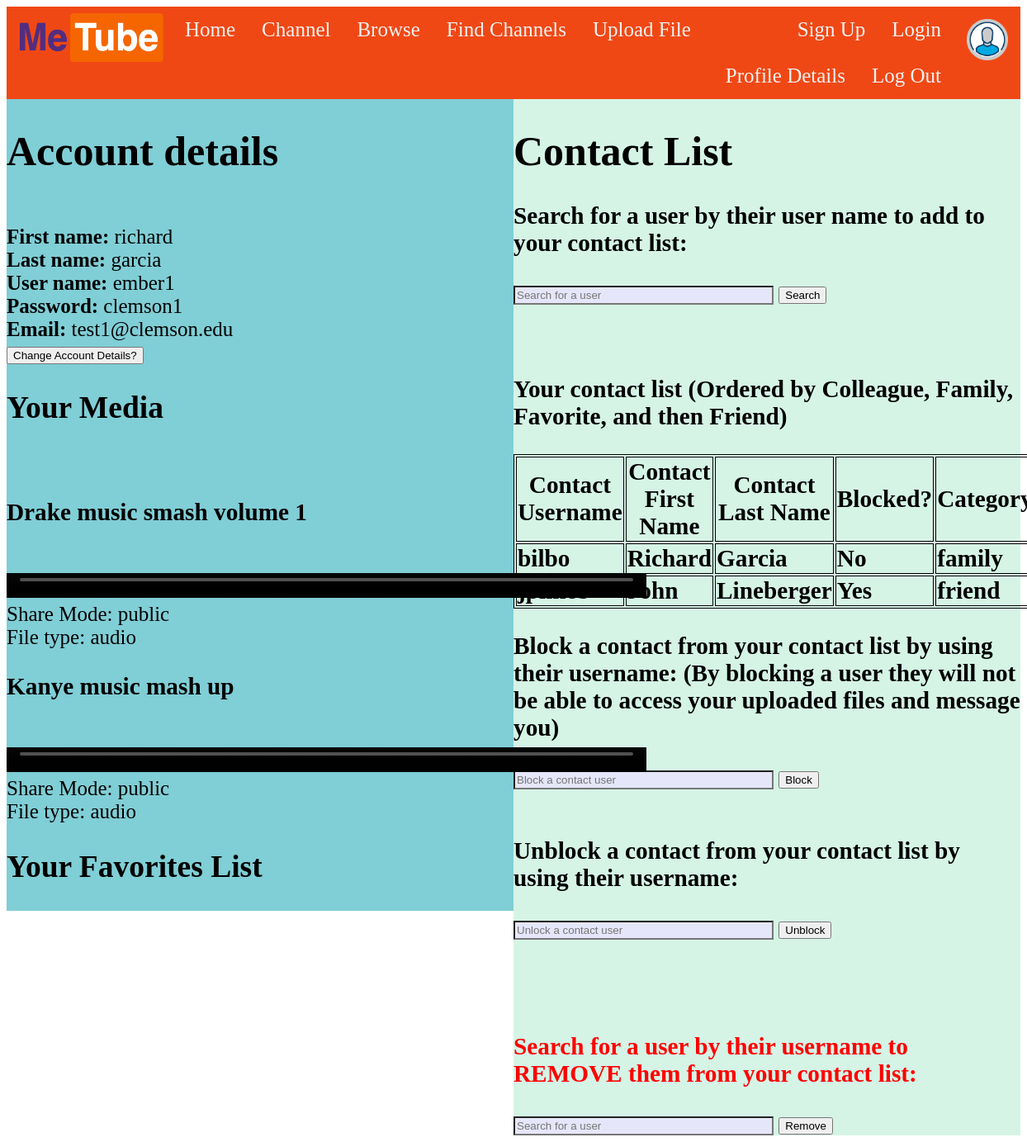
/project_template_page/MeTube_AccDets.php (signed in), run on the app's committed database.
### tables this page shows
CREATE TABLE IF NOT EXISTS `Users` (
  `user_id` varchar(255) NOT NULL,
  `last_name` varchar(255) NOT NULL,
  `first_name` varchar(255) NOT NULL,
  `user_password` varchar(255) NOT NULL,
  `email` varchar(255) NOT NULL,
  `id` int(11) NOT NULL AUTO_INCREMENT,
  PRIMARY KEY (`id`)
);

CREATE TABLE IF NOT EXISTS `Multimedia_Files` (
  `file_title` varchar(255) NOT NULL,
  `file_type` varchar(255) NOT NULL,
  `keywords` varchar(255) NOT NULL,
  `category` varchar(255) NOT NULL,
  `description` text NOT NULL,
  `sharing_mode` varchar(255) NOT NULL,
  `file_path` varchar(200) DEFAULT NULL,
  `size` float NOT NULL,
  `file_owner` varchar(255) NOT NULL,
  `id` int(11) NOT NULL AUTO_INCREMENT,
  `view_count` int(11) NOT NULL,
  `upload_date` timestamp NOT NULL DEFAULT CURRENT_TIMESTAMP,
  PRIMARY KEY (`id`)
);

CREATE TABLE IF NOT EXISTS `Contact_List` (
  `user_id` int(11) NOT NULL,
  `contact_id` int(11) NOT NULL,
  `contact_user_id` varchar(255) NOT NULL,
  `contact_firstname` varchar(255) NOT NULL,
  `contact_lastname` varchar(255) NOT NULL,
  `block_status` varchar(255) NOT NULL DEFAULT 'No',
  `contact_category` varchar(255) NOT NULL
);

### project_template_page/MeTube_AccDets.php (the view, shortened to what this page needs)
<!DOCTYPE html>
<html lang="en">
<head>
    <link rel="stylesheet" href="template_style.css">
</head>
<body>
    <div class="topnav">
        <div class="left">
            <img src='logo-5.png'></a>
            <a href="index.php">Home</a>
            <a href="MeTube_Channel.php">Channel</a>
            <a href="MeTube_Browse.php">Browse</a>
            <a href="MeTube_Browse_Channels.php">Find Channels</a>
            <a href="MeTube_upload.php">Upload File</a>
        </div>
        <div class="right">
            <img src="loginIcon.png"></a>
            <a href="MeTube_Login.php">Login</a>
            <a href="MeTube_SignUp.php">Sign Up </a>
            <a href="../php_scripts/logout.php"> Log Out </a>
            <a href="MeTube_AccDets.php"> Profile Details </a>
        </div>
    </div>
    <div class="main">
        <div class= 'column', style ='background-color: #80ced6'>
            <h1>Account details</h1>
            <?php
                $logged_in_user = $_SESSION['username'];
                require "../php_scripts/db_connect.php";
                $results = mysqli_query($conn, "SELECT * FROM Users where user_id='$logged_in_user'");
                while($row = mysqli_fetch_array($results)){
                    echo "<br> <b>First name:</b> " . $row['first_name'];
                    echo "<br> <b>Last name:</b> " . $row['last_name'];
                    echo "<br> <b>User name:</b> " . $row['user_id'];
                    echo "<br> <b>Password:</b> "  . $row['user_password'];
                    echo "<br> <b>Email:</b> " . $row['email'];
                }
            ?>
            <br>
            <button type="button" onclick="unhideEditFields()">
                Change Account Details?</button>
            <h2>Your Media</h2>
            <?php
            include "../php_scripts/acc_dets.php";
            include "../php_scripts/db_connect.php";
            $get_videos = "SELECT file_path, file_title, sharing_mode, file_type FROM Multimedia_Files WHERE file_owner='$logged_in_user'";
            $sql_results = mysqli_query($conn, $get_videos);
            $rows = mysqli_fetch_all($sql_results);
            foreach ($rows as &$file_info){
                echo "<br>";
                echo "<h3> $file_info[1] </h3>";
                echo "<br>";
                $extension_arr = explode(".", $file_info[0]);
                $extension = $extension_arr[count($extension_arr) - 1];
                displayMedia($extension, $file_info[0]);
                echo "<br> Share Mode: " . $file_info[2];
                echo "<br> File type: " . $file_info[3];
            }
            ?>
        <h2>Your Favorites List</h2>
        </div>
        <div class= 'column', style ="background-color:#d5f4e6">
            <h1>Contact List</h1>
            <h3> Search for a user by their user name to add to your contact list:</h3>
            <form method="post" action = 'MeTube_AccDets.php'>
                <input type="text" placeholder="Search for a user" name="searched_user" required/>
                <input type="submit" value="Search"/>
            </form> <br><br>
            <h3> Your contact list (Ordered by Colleague, Family, Favorite, and then Friend) <h3>
                <?php
                    include '../php_scripts/db_connect.php';
                    $query_check = $_SESSION['logged_in_id'];
                    $query = "SELECT contact_user_id, contact_firstname, contact_lastname, contact_category, block_status FROM Contact_List WHERE user_id='$query_check'
                    ORDER BY contact_category";
                    $result = $conn->query($query);
                    echo '<table>';
                    echo '<tr>
                                <th> Contact Username </th>
                                <th> Contact First Name </th>
                                <th> Contact Last Name </th>
                                <th> Blocked? </th>
                                <th> Category </th>
                            </tr>';
                    while ($row = $result->fetch_assoc())
                    {
                        $contact_username = $row['contact_user_id'];
                        $contact_firstname = $row['contact_firstname'];
                        $contact_lastname = $row['contact_lastname'];
                        $contact_category = $row['contact_category'];
                        $contact_block_status = $row['block_status'];
                        echo
                                    "<tr><td>".$contact_username."</td><td>" . $contact_firstname . "</td><td>" .
                                    $contact_lastname. "</td><td>" .$contact_block_status. "</td><td>".$contact_category. "</td></tr>";
                    }
                    echo "</table>";
                ?>
            <h3> Block a contact from your contact list by using their username: (By blocking a user they will not be able to
                 access your uploaded files and message you) </h3>
                 <form method="post" action = 'MeTube_AccDets.php'>
                    <input type="text" placeholder="Block a contact user" name="block_user" required/>
                    <input type="submit" value="Block"/>
                </form> <br>
            <h3> Unblock a contact from your contact list by using their username: </h3>
                 <form method="post" action = 'MeTube_AccDets.php'>
                    <input type="text" placeholder="Unlock a contact user" name="unblock_user" required/>
                    <input type="submit" value="Unblock"/>
                </form> <br>
            <br><br>
            <h3 style ="color: red"> Search for a user by their username to REMOVE them from your contact list:</h3>
                <form method="post" action = 'MeTube_AccDets.php'>
                    <input type="text" placeholder="Search for a user" name="remove_user" required/>
                    <input type="submit" value="Remove"/>
                </form>
        </div>
    </div>
</body>
</html>

### php_scripts/acc_dets.php (shortened to what this page needs)
<?php
function displayMedia($extension, $path) {
    $height = 480;
    $audio_height = 30;
    $width = 775;
    if (strcasecmp($extension, "mp4") == 0) {
        $type = "video";
    }
    elseif (strcasecmp($extension, "mov") == 0) {
        $type = "video";
    }
    elseif (strcasecmp($extension, "mp3") == 0) {
        $type = "audio";
    }
    elseif (strcasecmp($extension, "wav") == 0) {
        $type = "audio";
    }
    elseif (strcasecmp($extension, "m4a") == 0) {
        $type = "audio";
    }
    elseif (strcasecmp($extension, "jpg") == 0) {
        $type = "image";
    }
    elseif (strcasecmp($extension, "png") == 0) {
        $type = "image";
    }
    else {
        $type = "image";
    }
    if (strcasecmp($type, "video") == 0) {
        echo "<video controls height=\"".$height."\" width=\"".$width."\">";
        echo "\n<source src=\"".$path."\">";
        echo "\nSorry, your browser doesn't support embedded videos.";
        echo "\n</video>\n";
    }
    elseif (strcasecmp($type, "audio") == 0) {
        echo "<video controls height=\"".$audio_height."\" width=\"".$width."\">";
        echo "\n<source src=\"".$path."\">";
        echo "\n</video>\n";
    }
    else {
        echo "<img src=\"".$path."\" height=\"".$height."\" width=\"".$width."\">";
    }
}
?>

### project_template_page/template_style.css (style rules this page uses)
.topnav { background-color: rgb(240, 72, 21); overflow: hidden; }
.topnav .left a { float: left; color: #f2f2f2; text-align: center; padding: 14px 16px; text-decoration: none; font-size: 25px; }
.topnav .left img { float: left; width: 200px; height: 75px; }
.topnav .right a { float: right; color: #f2f2f2; text-align: center; padding: 14px 16px; text-decoration: none; font-size: 25px; }
.topnav .right img { float: right; width: 50px; height: 50px; padding: 15px; }
.main { font-family: Georgia, 'Times New Roman', Times, serif; margin: 0; font-size: 25px; }
.main input[type=text], input[type=email], input[type=password] { width: 50%; padding: 2px; display: inline-block; background:lavender; }

### project_template_page/MeTube_AccDets.php (style rules this page uses)
.column { float: left; width: 50%; }
.main:after { content: ""; display: table; clear: both; }
table, th, td { border: 1px solid black; }

### data on the page
users: first_name "richard", last_name "garcia", user "ember1", user_password "clemson1", email "test1@clemson.edu"
multimedia_files: file_title "Drake music smash volume 1", sharing_mode "public", file_type "audio"
multimedia_files: file_title "Kanye music mash up", sharing_mode "public", file_type "audio"
contact_list: contact_user "bilbo", contact_firstname "Richard", contact_lastname "Garcia", block_status "No", contact_category "family"
contact_list: contact_firstname "John", contact_lastname "Lineberger", block_status "Yes", contact_category "friend"
